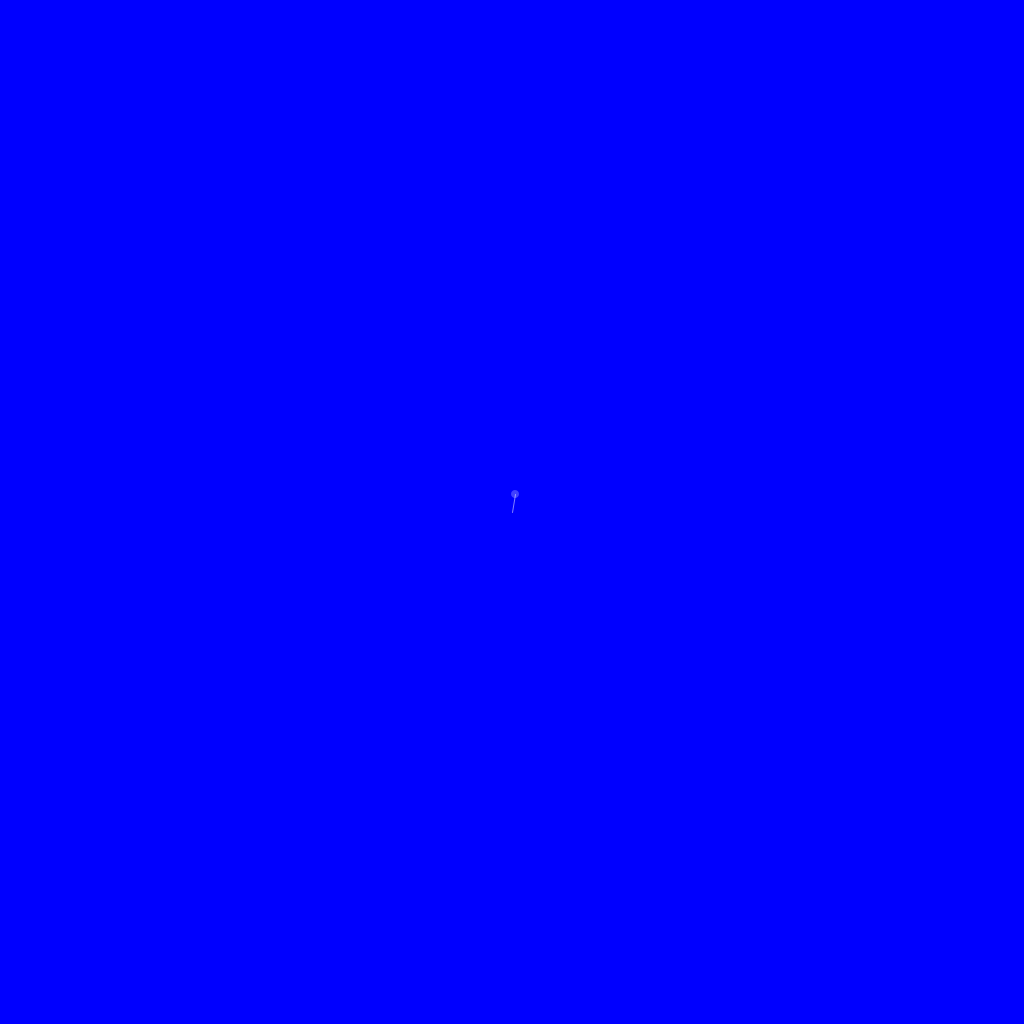
Frame 1 (no input)
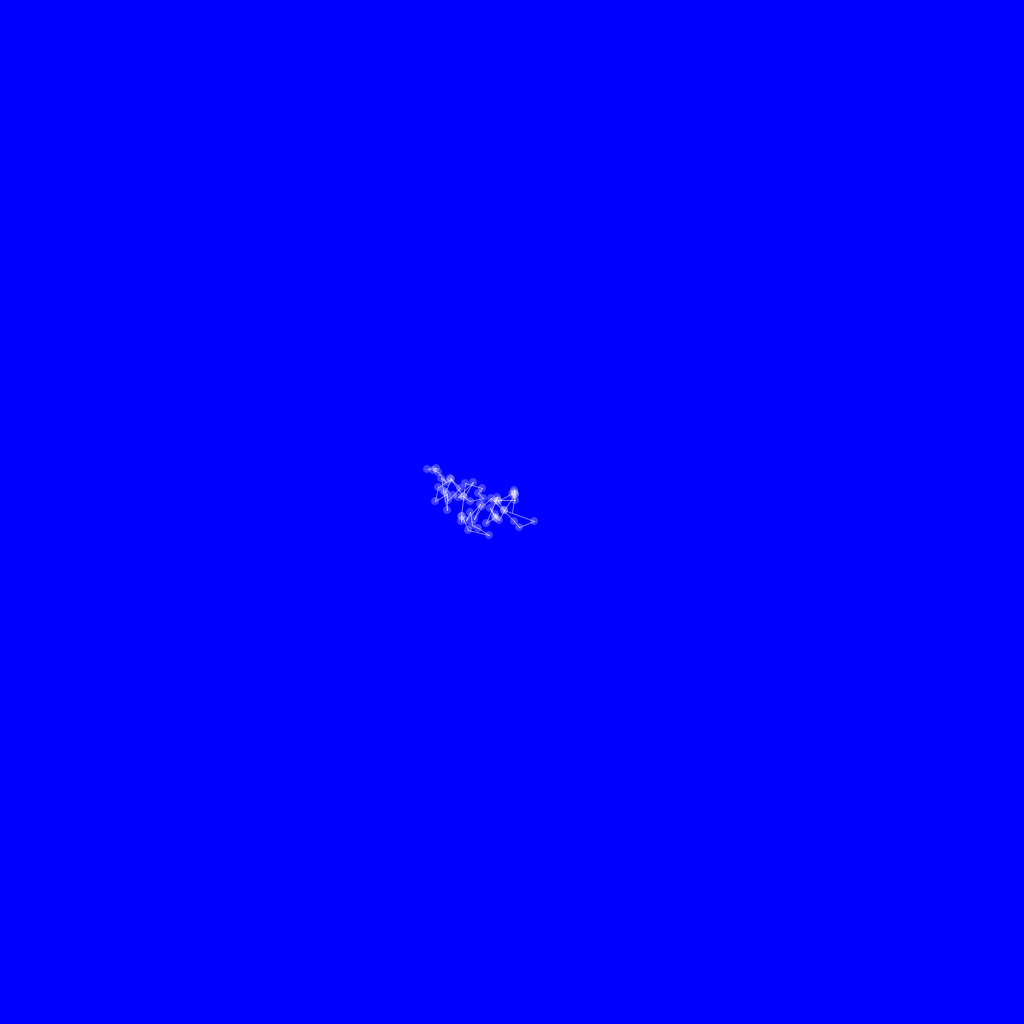
Frame 60 (the mouse pressed at the canvas centre just before this capture)
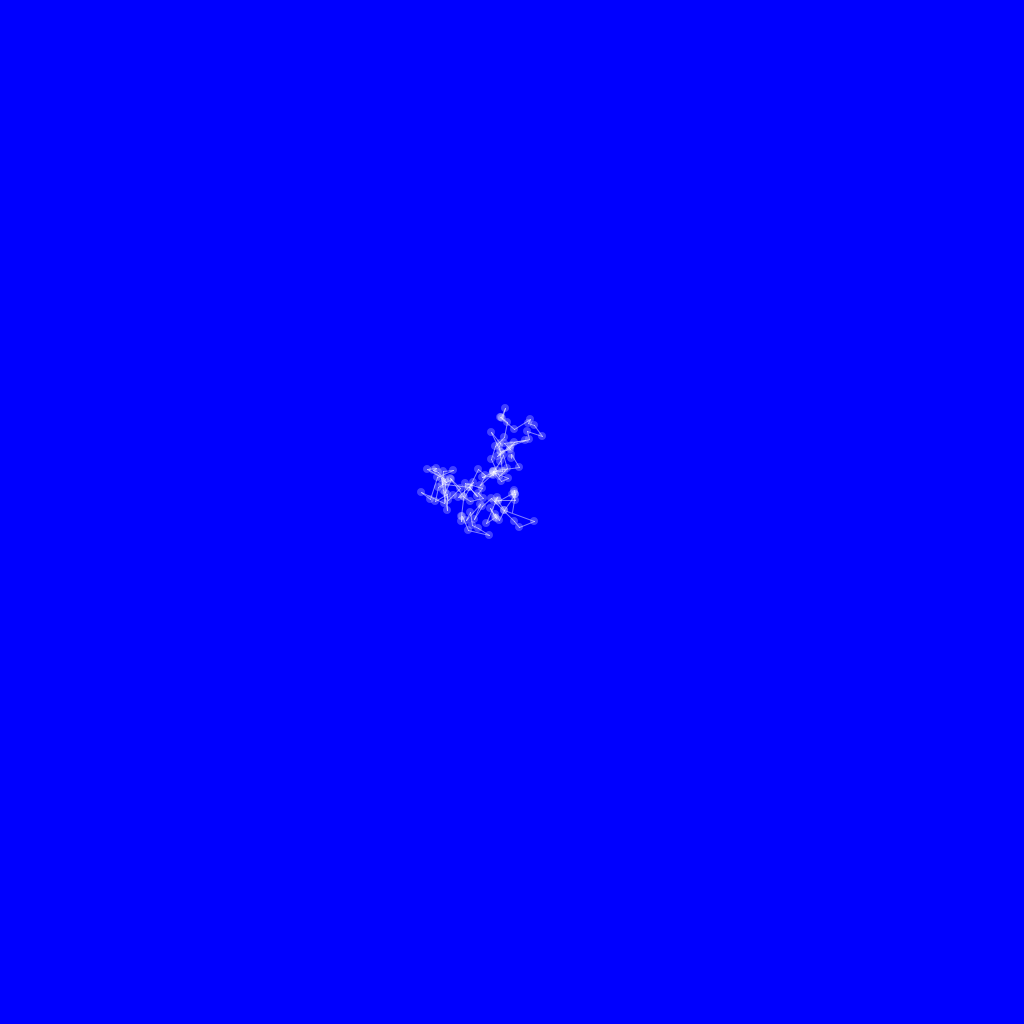
Frame 120 (the mouse held since frame 60 and released just before this capture)

The Processing sketch that drew these frames (run headless with seeded random() and noise(); from frame 60 on, the mouse is pressed at the canvas centre):

// Processing sketch: Walker
// ── Walker.pde
/*
 * Walker -- after The Nature of Code
 * by Eduardo Morais / May 2021 - www.eduardomorais.pt
 */

import java.util.Random;

Rando w;

void setup() {
	size(1024,1024);
	background(#0000FF);
	stroke(255);
	strokeWeight(1);
	w = new Rando();
}


void draw() {
	w.walk();
	w.display();
}

void keyReleased() {
	w = new Rando();
}

void mouseReleased() {
	w.attract();	
}

class Rando {
	int x;
	int y;
	int px;
	int py;
	int mx;
	int my;
  Random genera;

	Rando(int posx, int posy) {
		x = posx;
		y = posy;
		mx = x;
		my = y;
    genera = new Random();
	}

	Rando() {
		this(width/2, height/2);
	}

	void attract() {
		mx = mouseX;
		my = mouseY;
	}

	void walk() {
		px = x;
		py = y;
		int sx, sy;
		sx = mx > x ? 1 : -1;
		sy = my > y ? 1 : -1;

		sx = mx==x ? 0 : sx;
		sy = my==y ? 0 : sy;

    float num = (float) genera.nextGaussian();
		x += num*10 + sx;
    num = (float) genera.nextGaussian();
		y += num*10 + sy;

	}

	void display() {
    stroke(255, 128);
    strokeWeight(1);
    noFill();
		line(px,py, x,y);
    fill(255, 64);
    noStroke();
    ellipse (x,y,8,8);
	}

}
